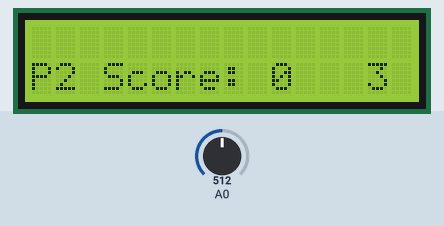
Bench run of a sketch on a simulated Arduino Uno, built with avr-gcc and run on an emulated ATmega328P. Shown: 16×2 character LCD. The test bench sets the inputs (shaded band); at power-on: A0 = 512. Random numbers use the default seed unless the sketch sets one.

Above: at 1.2 s.
1.3 s: A0 set to 40
At 3.6 s:
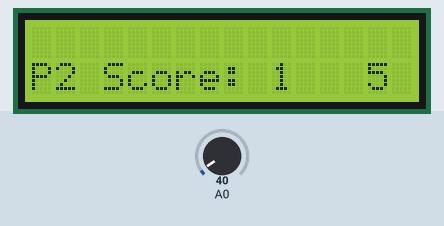
4.5 s: A0 set to 390
At 6.3 s:
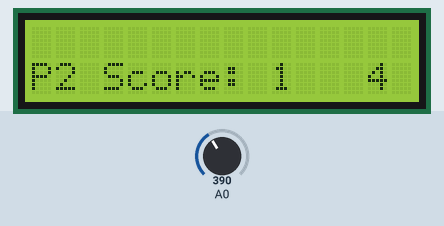
Timing chart, 0 to 7.8 s (numbered marks = the images above; inputs shaded):
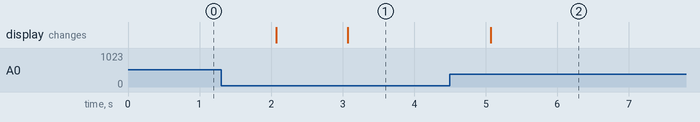

Measured:
- after the input at 1.3 s, the display: first changes after 0.77 s (image 1 shows a later state)
- after the input at 4.5 s, the display: changes after 0.57 s (image 2)

The sketch:

question-classic-17.ino
```cpp
// (licence header left out)
#include <LiquidCrystal.h>

#define BTN_LCD_RIGHT   0
#define BTN_LCD_UP      1
#define BTN_LCD_DOWN    2
#define BTN_LCD_LEFT    3
#define BTN_LCD_SELECT  4
#define BTN_LCD_NONE    5

LiquidCrystal lcd(0, 1, 4, 5, 6, 7);

int LCD_KeyValue = 0;
int LCD_KeyIn    = 0;

int ScorePlayer1 = 0;
int ScorePlayer2 = 0;

int CurrentDicePlayer1 = 0;
int CurrentDicePlayer2 = 0;

bool IsPlayer1Diced = false;
bool IsPlayer2Diced = false;

void setup() {
  lcd.begin(16, 2);
  lcd.clear();
  lcd.setCursor(0, 1);
  lcd.print("P1 Score:");
  lcd.setCursor(0, 2);
  lcd.print("P2 Score:");
  Serial.begin(9600);
}

void loop() {
  lcd.setCursor(10, 1);
  lcd.print(ScorePlayer1);
  lcd.setCursor(10, 2);
  lcd.print(ScorePlayer2);

  LCD_KeyValue = readLCDButtons();

  if(LCD_KeyValue == BTN_LCD_LEFT && !IsPlayer1Diced && !IsPlayer2Diced){
    IsPlayer1Diced = true;
    CurrentDicePlayer1 = random(1, 6);
    lcd.setCursor(14, 1);
    lcd.print(CurrentDicePlayer1);
  }

  if(LCD_KeyValue == BTN_LCD_RIGHT && IsPlayer1Diced && !IsPlayer2Diced){
    IsPlayer2Diced = true;
    CurrentDicePlayer2 = random(1, 6);
    lcd.setCursor(14, 2);
    lcd.print(CurrentDicePlayer2);
  }

  if(IsPlayer1Diced && IsPlayer2Diced){
    if (CurrentDicePlayer1 > CurrentDicePlayer2){
      ScorePlayer1++;
    } else if (CurrentDicePlayer1 < CurrentDicePlayer2){
      ScorePlayer2++;
    }
    resetTurn();
  }


  delay(1000);
}

void resetTurn(){
  IsPlayer1Diced = false;
  IsPlayer2Diced = false;
  CurrentDicePlayer1 = 0;
  CurrentDicePlayer2 = 0;
}

int readLCDButtons(){
 LCD_KeyIn = analogRead(0);
 if (LCD_KeyIn > 1000) return BTN_LCD_NONE;
 if (LCD_KeyIn < 50)   return BTN_LCD_RIGHT;
 if (LCD_KeyIn < 195)  return BTN_LCD_UP;
 if (LCD_KeyIn < 380)  return BTN_LCD_DOWN;
 if (LCD_KeyIn < 555)  return BTN_LCD_LEFT;
 if (LCD_KeyIn < 790)  return BTN_LCD_SELECT;
 return BTN_LCD_NONE;
}
```
